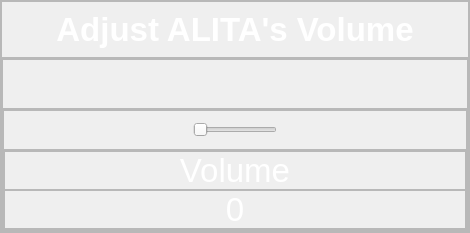
         <widget class="QWidget" name="settingsPage">
          <layout class="QVBoxLayout" name="verticalLayout_15">
           <property name="spacing">
            <number>0</number>
           </property>
           <property name="leftMargin">
            <number>0</number>
           </property>
           <property name="topMargin">
            <number>0</number>
           </property>
           <property name="rightMargin">
            <number>0</number>
           </property>
           <property name="bottomMargin">
            <number>0</number>
           </property>
           <item>
            <widget class="QFrame" name="frame_29">
             <property name="styleSheet">
              <string notr="true"/>
             </property>
             <property name="frameShape">
              <enum>QFrame::StyledPanel</enum>
             </property>
             <property name="frameShadow">
              <enum>QFrame::Raised</enum>
             </property>
             <layout class="QVBoxLayout" name="verticalLayout_36">
              <property name="spacing">
               <number>0</number>
              </property>
              <property name="leftMargin">
               <number>0</number>
              </property>
              <property name="topMargin">
               <number>0</number>
              </property>
              <property name="rightMargin">
               <number>0</number>
              </property>
              <property name="bottomMargin">
               <number>0</number>
              </property>
              <item>
               <widget class="QFrame" name="frame_30">
                <property name="frameShape">
                 <enum>QFrame::StyledPanel</enum>
                </property>
                <property name="frameShadow">
                 <enum>QFrame::Raised</enum>
                </property>
                <layout class="QVBoxLayout" name="verticalLayout_37">
                 <item>
                  <widget class="QLabel" name="label_6">
                   <property name="font">
                    <font>
                     <pointsize>25</pointsize>
                     <weight>75</weight>
                     <bold>true</bold>
                    </font>
                   </property>
                   <property name="styleSheet">
                    <string notr="true">color:#fff;</string>
                   </property>
                   <property name="text">
                    <string>Adjust ALITA's Volume</string>
                   </property>
                   <property name="alignment">
                    <set>Qt::AlignCenter</set>
                   </property>
                  </widget>
                 </item>
                </layout>
               </widget>
              </item>
              <item>
               <widget class="QFrame" name="frame_31">
                <property name="sizePolicy">
                 <sizepolicy hsizetype="Preferred" vsizetype="Expanding">
                  <horstretch>0</horstretch>
                  <verstretch>0</verstretch>
                 </sizepolicy>
                </property>
                <property name="styleSheet">
                 <string notr="true"/>
                </property>
                <property name="frameShape">
                 <enum>QFrame::StyledPanel</enum>
                </property>
                <property name="frameShadow">
                 <enum>QFrame::Raised</enum>
                </property>
                <layout class="QVBoxLayout" name="verticalLayout_38">
                 <property name="spacing">
                  <number>0</number>
                 </property>
                 <property name="leftMargin">
                  <number>0</number>
                 </property>
                 <property name="topMargin">
                  <number>0</number>
                 </property>
                 <property name="rightMargin">
                  <number>0</number>
                 </property>
                 <property name="bottomMargin">
                  <number>0</number>
                 </property>
                 <item>
                  <widget class="QFrame" name="frame_35">
                   <property name="minimumSize">
                    <size>
                     <width>0</width>
                     <height>50</height>
                    </size>
                   </property>
                   <property name="maximumSize">
                    <size>
                     <width>16777215</width>
                     <height>100</height>
                    </size>
                   </property>
                   <property name="styleSheet">
                    <string notr="true">background:none;</string>
                   </property>
                   <property name="frameShape">
                    <enum>QFrame::StyledPanel</enum>
                   </property>
                   <property name="frameShadow">
                    <enum>QFrame::Raised</enum>
                   </property>
                  </widget>
                 </item>
                 <item>
                  <widget class="QFrame" name="frame_34">
                   <property name="styleSheet">
                    <string notr="true">background:none;</string>
                   </property>
                   <property name="frameShape">
                    <enum>QFrame::StyledPanel</enum>
                   </property>
                   <property name="frameShadow">
                    <enum>QFrame::Raised</enum>
                   </property>
                   <layout class="QVBoxLayout" name="verticalLayout_39">
                    <property name="spacing">
                     <number>0</number>
                    </property>
                    <property name="leftMargin">
                     <number>0</number>
                    </property>
                    <property name="topMargin">
                     <number>0</number>
                    </property>
                    <property name="rightMargin">
                     <number>0</number>
                    </property>
                    <property name="bottomMargin">
                     <number>0</number>
                    </property>
                    <item>
                     <widget class="QFrame" name="frame_36">
                      <property name="frameShape">
                       <enum>QFrame::StyledPanel</enum>
                      </property>
                      <property name="frameShadow">
                       <enum>QFrame::Raised</enum>
                      </property>
                      <layout class="QHBoxLayout" name="horizontalLayout_7">
                       <item>
                        <spacer name="horizontalSpacer_3">
                         <property name="orientation">
                          <enum>Qt::Horizontal</enum>
                         </property>
                         <property name="sizeType">
                          <enum>QSizePolicy::Preferred</enum>
                         </property>
                         <property name="sizeHint" stdset="0">
                          <size>
                           <width>180</width>
                           <height>20</height>
                          </size>
                         </property>
                        </spacer>
                       </item>
                       <item alignment="Qt::AlignVCenter">
                        <widget class="QSlider" name="horizontalSlider">
                         <property name="orientation">
                          <enum>Qt::Horizontal</enum>
                         </property>
                        </widget>
                       </item>
                       <item>
                        <spacer name="horizontalSpacer_4">
                         <property name="orientation">
                          <enum>Qt::Horizontal</enum>
                         </property>
                         <property name="sizeType">
                          <enum>QSizePolicy::Preferred</enum>
                         </property>
                         <property name="sizeHint" stdset="0">
                          <size>
                           <width>180</width>
                           <height>20</height>
                          </size>
                         </property>
                        </spacer>
                       </item>
                      </layout>
                     </widget>
                    </item>
                    <item>
                     <widget class="QFrame" name="frame_37">
                      <property name="frameShape">
                       <enum>QFrame::StyledPanel</enum>
                      </property>
                      <property name="frameShadow">
                       <enum>QFrame::Raised</enum>
                      </property>
                      <layout class="QVBoxLayout" name="verticalLayout_41">
                       <property name="spacing">
                        <number>0</number>
                       </property>
                       <property name="leftMargin">
                        <number>0</number>
                       </property>
                       <property name="topMargin">
                        <number>0</number>
                       </property>
                       <property name="rightMargin">
                        <number>0</number>
                       </property>
                       <property name="bottomMargin">
                        <number>0</number>
                       </property>
                       <item alignment="Qt::AlignVCenter">
                        <widget class="QFrame" name="frame_39">
                         <property name="frameShape">
                          <enum>QFrame::StyledPanel</enum>
                         </property>
                         <property name="frameShadow">
                          <enum>QFrame::Raised</enum>
                         </property>
                         <layout class="QVBoxLayout" name="verticalLayout_42">
                          <property name="spacing">
                           <number>0</number>
                          </property>
                          <property name="leftMargin">
                           <number>0</number>
                          </property>
                          <property name="topMargin">
                           <number>0</number>
                          </property>
                          <property name="rightMargin">
                           <number>0</number>
                          </property>
                          <property name="bottomMargin">
                           <number>0</number>
                          </property>
                          <item alignment="Qt::AlignTop">
                           <widget class="QLabel" name="VolumeLabel">
                            <property name="font">
                             <font>
                              <pointsize>25</pointsize>
                             </font>
                            </property>
                            <property name="styleSheet">
                             <string notr="true">color: white</string>
                            </property>
                            <property name="text">
                             <string>Volume</string>
                            </property>
                            <property name="alignment">
                             <set>Qt::AlignCenter</set>
                            </property>
                           </widget>
                          </item>
                         </layout>
                        </widget>
                       </item>
                       <item>
                        <widget class="QFrame" name="frame_38">
                         <property name="frameShape">
                          <enum>QFrame::StyledPanel</enum>
                         </property>
                         <property name="frameShadow">
                          <enum>QFrame::Raised</enum>
                         </property>
                         <layout class="QVBoxLayout" name="verticalLayout_43">
                          <property name="spacing">
                           <number>0</number>
                          </property>
                          <property name="leftMargin">
                           <number>0</number>
                          </property>
                          <property name="topMargin">
                           <number>0</number>
                          </property>
                          <property name="rightMargin">
                           <number>0</number>
                          </property>
                          <property name="bottomMargin">
                           <number>0</number>
                          </property>
                          <item alignment="Qt::AlignTop">
                           <widget class="QLabel" name="VolumeValue">
                            <property name="font">
                             <font>
                              <pointsize>25</pointsize>
                             </font>
                            </property>
                            <property name="styleSheet">
                             <string notr="true">color:white</string>
                            </property>
                            <property name="text">
                             <string>0</string>
                            </property>
                            <property name="alignment">
                             <set>Qt::AlignCenter</set>
                            </property>
                           </widget>
                          </item>
                         </layout>
                        </widget>
                       </item>
                      </layout>
                     </widget>
                    </item>
                   </layout>
                  </widget>
                 </item>
                </layout>
               </widget>
              </item>
             </layout>
            </widget>
           </item>
          </layout>
         </widget>
